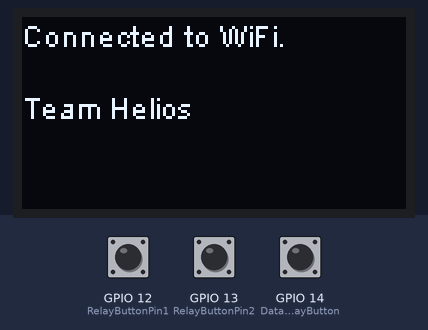
The sketch below on a simulated ESP8266 (NodeMCU). On the bench: 128×64 one-colour display. The test bench sets the inputs (shaded band); at power-on: GPIO 14 (DataDisplayButton) HIGH, GPIO 12 (RelayButtonPin1) HIGH, GPIO 13 (RelayButtonPin2) LOW. WiFi joins after 1.5 s; servers stay silent unless stated; network time is answered at once with the bench clock; uploads are accepted with an empty reply; the local clock reads 2024-03-15 10:24:30 at power-on unless the sketch sets it; what the sketch prints to the serial monitor is not drawn.

Above: at 1.9 s.
At 4.0 s:
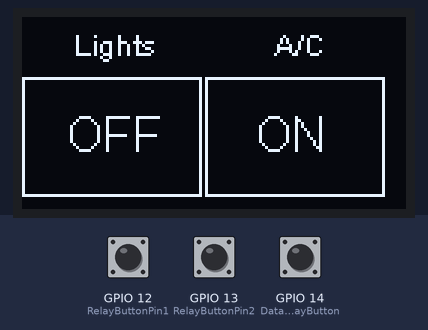
4.1 s: GPIO 14 (DataDisplayButton) pulled LOW for 0.15 s
At 6.5 s:
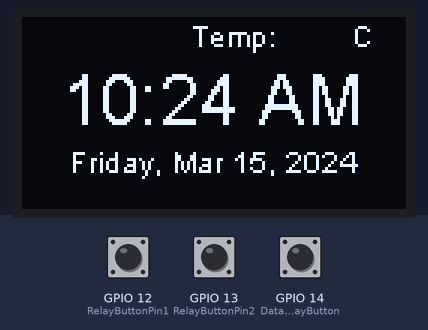
Timing chart, 0 to 8.0 s (numbered marks = the images above; inputs shaded):
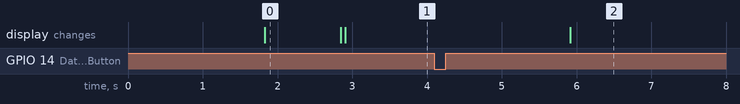

Measured:
- after the input at 4.1 s, the display: changes after 1.8 s (image 2)
- what the display in image 0 shows lasts 1.0 s, from 1.8 s to 2.8 s

The sketch:

ESP8266__SmartWatch.ino
```cpp
//  Libraries needed:
//  Time.h & TimeLib.h:  https://github.com/PaulStoffregen/Time
//  Timezone.h: https://github.com/JChristensen/Timezone
//  SSD1306.h & SSD1306Wire.h:  https://github.com/squix78/esp8266-oled-ssd1306
//  NTPClient.h: https://github.com/arduino-libraries/NTPClient
//  ESP8266WiFi.h & WifiUDP.h: https://github.com/ekstrand/ESP8266wifi

//  Download latest Blynk library here: https://github.com/blynkkk/blynk-library/releases/latest

// 128x64 OLED pinout:
// GND goes to ground
// Vin goes to 3.3V
// Data to I2C SDA (GPIO 4)
// Clk to I2C SCL (GPIO 5)

#include <ESP8266WiFi.h>
#include <WifiUDP.h>
#include <String.h>
#include <Wire.h>
#include <SSD1306.h>
#include <SSD1306Wire.h>
#include <NTPClient.h>
#include <Time.h>
#include <TimeLib.h>
#include <Timezone.h>

#define BLYNK_PRINT Serial
#include <BlynkSimpleEsp8266.h>

const int DataDisplayButton = 14;
int RelayButtonPin1 = 12;
int RelayButtonPin2 = 13;

int Relay1Pin = 2; //Relay pin on the other ESP8266
int Relay2Pin = 0; //Relay pin on the other ESP8266

int Relay1State = HIGH;         // the current state of the output pin
int Relay2State = HIGH;         // the current state of the output pin

String RlSt = String(Relay1State, HEX);

int Relay1ButtonState;             // the current reading from the input pin
int Relay2ButtonState;             // the current reading from the input pin

int lastButtonState1 = LOW;   // the previous reading from the input pin
int lastButtonState2 = LOW;   // the previous reading from the input pin

// the following variables are unsigned longs because the time, measured in
// milliseconds, will quickly become a bigger number than can be stored in an int.
unsigned long lastDebounceTime1 = 0;  // the last time the output pin was toggled
unsigned long lastDebounceTime2 = 0;  // the last time the output pin was toggled

unsigned long debounceDelay1 = 50;    // the debounce time; increase if the output flickers
unsigned long debounceDelay2 = 50;    // the debounce time; increase if the output flickers

char auth[] = "KeVQ_ki6ZRXY0vFKXNTqJq5nFSDmSqlB"; //Enter your Authentication Token
// Define NTP properties
#define NTP_OFFSET   60 * 60      // In seconds
#define NTP_INTERVAL 60 * 1000    // In miliseconds
#define NTP_ADDRESS  "ir.pool.ntp.org"  // change this to whatever pool is closest (see ntp.org)

// Set up the NTP UDP client
WiFiUDP ntpUDP;
NTPClient timeClient(ntpUDP, NTP_ADDRESS, NTP_OFFSET, NTP_INTERVAL);

// Create a display object
SSD1306  display(0x3C, 4, 5); //0x3d for the Adafruit 1.3" OLED, 0x3C being the usual address of the OLED

const char* ssid = "Adhitya";   // insert your own ssid
const char* password = "narayan1";              // and password
String date;
String t;
String tempC;
const char * days[] = {"Sunday", "Monday", "Tuesday", "Wednesday", "Thursday", "Friday", "Saturday"} ;
const char * months[] = {"Jan", "Feb", "Mar", "Apr", "May", "June", "July", "Aug", "Sep", "Oct", "Nov", "Dec"} ;
const char * ampm[] = {"AM", "PM"} ;

const char hostname[] = "query.yahooapis.com";
const String url = "XXXXXXXXXXXXXXXXXXXXXXXXXXXXXXXXXXXXX"; //put the link to Yahoo Weather API here
const int port = 80;

unsigned long timeout = 10000; //ms

WiFiClient client;

BlynkTimer timer;

WidgetBridge bridge1(V1);  // Connect the Relay module


BLYNK_CONNECTED() {
  // Place the AuthToken of the second hardware here
  bridge1.setAuthToken("p6808Co7wnkHp9UUhYnyhqO4d1oogl0S"); // Enter the Auth token of the relay module(Other Esp8266 Module);
}

void setup ()
{
  Serial.begin(115200); // most ESP-01's use 115200 but this could vary
  timeClient.begin();   // Start the NTP UDP client

  Wire.pins(4, 5);  // Start the OLED with GPIO 4 and 5 on ESP-01
  Wire.begin(4, 5); // 4=sda, 5=scl
  display.init();
  display.flipScreenVertically();

  Blynk.begin(auth, ssid, password, "blynk-cloud.com", 8080);
  // Connect to wifi
  pinMode(DataDisplayButton, INPUT);


  Serial.println("");
  display.drawString(0, 0, "Connected to WiFi.");
  Serial.print(WiFi.localIP());
  Serial.println("");
  display.drawString(0, 24, "Team Helios");
  display.display();
  delay(1000);
}

void loop()
{
  int buttonState = digitalRead(DataDisplayButton);
  if (buttonState == LOW) {
    Serial.print("Button pressed");
    GetWeatherData();
    tellTime();
    delay(6000);
  }
  else {
    display.clear();
  }

  Blynk.run();
  timer.run();
  ControlRelays();

  display.display();
}

void ControlRelays(){
  // read the state of the switch into a local variable:
  int reading1 = digitalRead(RelayButtonPin1);
  int reading2 = digitalRead(RelayButtonPin2);

  if(reading1 == LOW || reading2 == LOW){ // Tell the state of the Lights
    display.drawRect(0, 20, 60, 40);
    display.drawRect(61, 20, 60, 40);
    display.setFont(ArialMT_Plain_10);
    display.drawString(17, 3, "Lights");
    display.drawString(84, 3, "A/C");

    if(Relay1State == HIGH){
    display.setFont(ArialMT_Plain_16);
    display.drawString(18, 30, "ON");
    }
    else if(Relay1State == LOW){
    display.setFont(ArialMT_Plain_16);
    display.drawString(15, 30, "OFF");
    }
    if(Relay2State == HIGH){
    display.setFont(ArialMT_Plain_16);
    display.drawString(78, 30, "ON");
    }
    else if(Relay2State == LOW){
    display.setFont(ArialMT_Plain_16);
    display.drawString(76, 30, "OFF");
    }

}
  // check to see if you just pressed the button
  // (i.e. the input went from LOW to HIGH), and you've waited long enough
  // since the last press to ignore any noise:

  // If the switch changed, due to noise or pressing:
  if (reading1 != lastButtonState1) {
    // reset the debouncing timer
    lastDebounceTime1 = millis();
  }
  if (reading2 != lastButtonState2) {
    // reset the debouncing timer
    lastDebounceTime2 = millis();
  }


  if ((millis() - lastDebounceTime1) > debounceDelay1) {
    // whatever the reading is at, it's been there for longer than the debounce
    // delay, so take it as the actual current state:

    // if the button state has changed:
    if (reading1 != Relay1ButtonState) {
      Relay1ButtonState = reading1;

      // only toggle the LED if the new button state is HIGH
      if (Relay1ButtonState == HIGH) {
        Relay1State = !Relay1State;
      }
    }
  }
  if ((millis() - lastDebounceTime2) > debounceDelay2) {
    // whatever the reading is at, it's been there for longer than the debounce
    // delay, so take it as the actual current state:

    // if the button state has changed:
    if (reading2 != Relay2ButtonState) {
      Relay2ButtonState = reading2;

      // only toggle the LED if the new button state is HIGH
      if (Relay2ButtonState == HIGH) {
        Relay2State = !Relay2State;
      }
    }
  }
  // set the LED:
  bridge1.digitalWrite(Relay1Pin, Relay1State);
  bridge1.digitalWrite(Relay2Pin, Relay2State);
  // save the reading. Next time through the loop, it'll be the lastButtonState:
  lastButtonState1 = reading1;
  lastButtonState2 = reading2;
}

void tellTime() {
  if (WiFi.status() == WL_CONNECTED) //Check WiFi connection status
  {
    date = "";  // clear the variables
    t = "";

    // update the NTP client and get the UNIX UTC timestamp
    timeClient.update();
    unsigned long epochTime =  timeClient.getEpochTime();

    // convert received time stamp to time_t object
    time_t local, utc;
    utc = epochTime;

    // Then convert the UTC UNIX timestamp to local time
    TimeChangeRule usEDT = {"EDT", Second, Sun, Mar, 2, +150};  //UTC - 5 hours - change this as needed
    TimeChangeRule usEST = {"EST", First, Sun, Nov, 2, +150};   //UTC - 6 hours - change this as needed
    Timezone usEastern(usEDT, usEST);
    local = usEastern.toLocal(utc);

    // now format the Time variables into strings with proper names for month, day etc
    date += days[weekday(local) - 1];
    date += ", ";
    date += months[month(local) - 1];
    date += " ";
    date += day(local);
    date += ", ";
    date += year(local);

    // format the time to 12-hour format with AM/PM and no seconds
    t += hourFormat12(local);
    t += ":";
    if (minute(local) < 10) // add a zero if minute is under 10
      t += "0";
    t += minute(local);
    t += " ";
    t += ampm[isPM(local)];

    // Display the date and time
    Serial.println("");
    Serial.print("Local date: ");
    Serial.print(date);
    Serial.println("");
    Serial.print("Local time: ");
    Serial.print(t);

    // print the date and time on the OLED
    display.clear();
    display.setTextAlignment(TEXT_ALIGN_CENTER);
    display.setFont(ArialMT_Plain_24);
    display.drawStringMaxWidth(64, 14, 128, t); // print time on the display
    display.setFont(ArialMT_Plain_10);
    display.drawStringMaxWidth(64, 42, 128, date); // print date on the display

    display.drawString(70, 0, "Temp:"); // prints the Temperature from GetWeatherData() function
    display.drawString(100, 0, tempC);  // Replace with "temp" to get temperaute in Farenheit
    display.drawString(113, 0, "C");
    display.display();
  }
  else // attempt to connect to wifi again if disconnected
  {
    display.clear();
    display.drawString(0, 18, "Connecting to Wifi...");
    display.display();
    WiFi.begin(ssid, password);
    display.drawString(0, 32, "Connected.");
    display.display();
  }
}
  void GetWeatherData(){

  unsigned long timestamp;
  int temp;
  // Establish TCP connection
  Serial.print("Connecting to ");
  Serial.println(hostname);
  if ( !client.connect(hostname, port) ) {
    Serial.println("Connection failed");
  }

  // Send GET request
  String req = "GET " + url + " HTTP/1.1\r\n" +
                "Host: " + hostname + "\r\n" +
                "Connection: close\r\n" +
                "\r\n";
  client.print(req);

  // Wait for response from server
  delay(500);
  timestamp = millis();
  while ( !client.available() && (millis() < timestamp + timeout) ) {
    delay(1);
  }

  // Parse temperature
  if ( client.find("temp\":") ) {
    temp = client.parseInt();
    tempC = (temp - 32) * 5/9 ;
    Serial.print("Local temperature: ");
    Serial.print(tempC);
    Serial.println("°C");
  }

  // Flush receive buffer
  while ( client.available() ) {
    client.readStringUntil('\r');
  }

  // Close TCP connection
  client.stop();
  Serial.println();
  Serial.println("Connection closed");
  }
```
